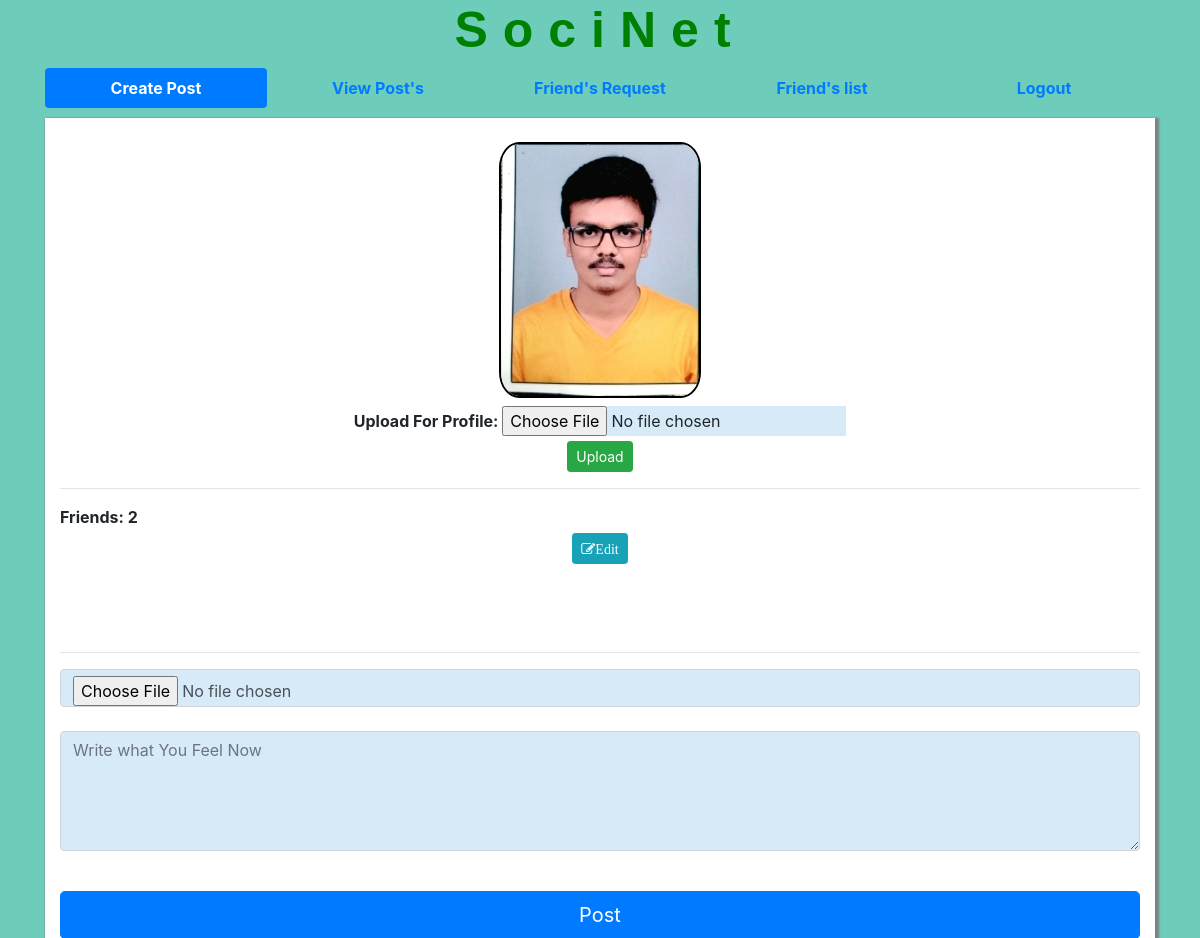
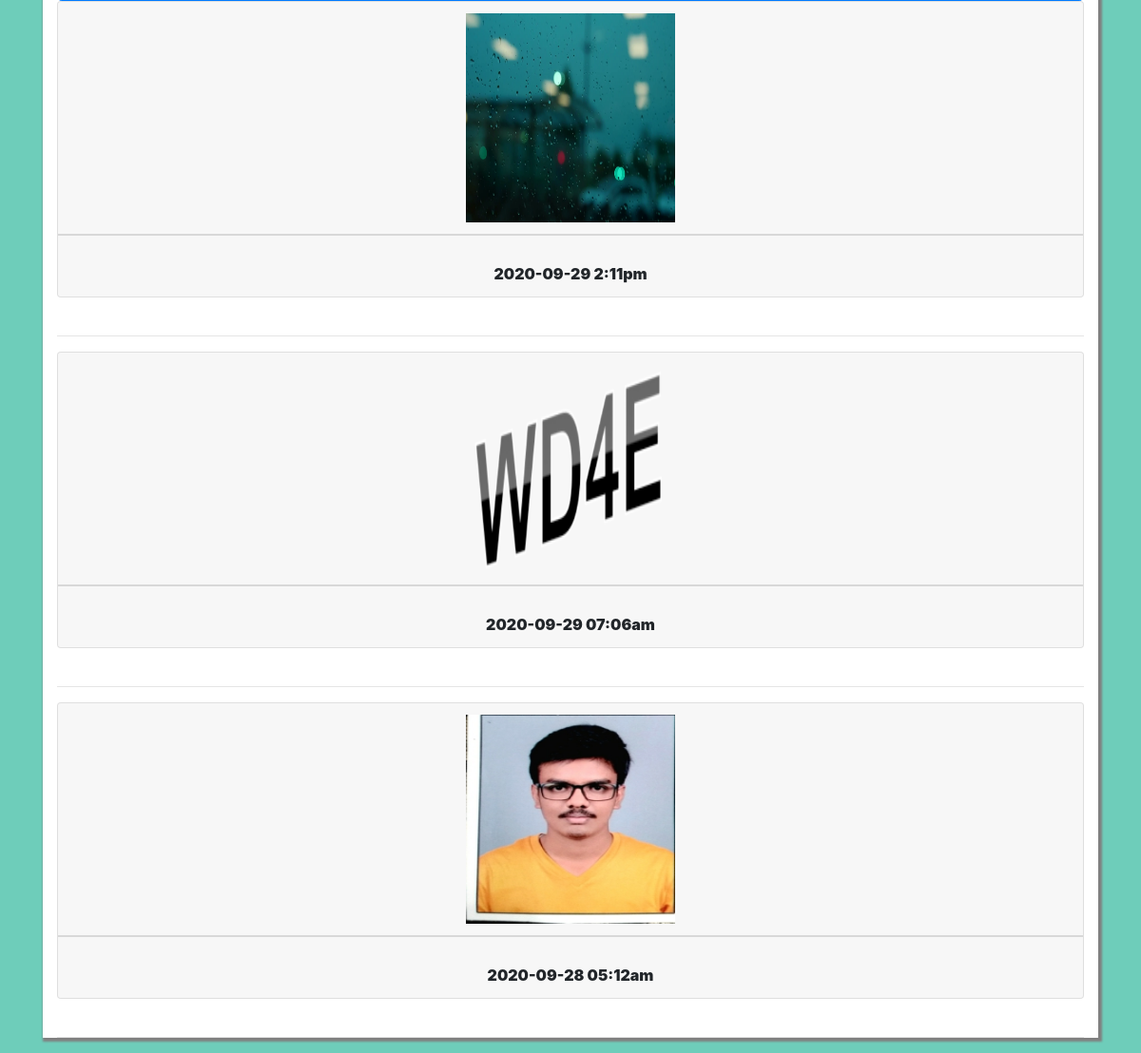
The page /userpage.php (signed in) on the database its author committed (2 pictures, top to bottom).
### tables this page shows
CREATE TABLE `post` (
  `images` varchar(255) DEFAULT NULL,
  `text` varchar(255) DEFAULT NULL,
  `pemail` varchar(255) DEFAULT NULL,
  `timep` timestamp(6) NOT NULL DEFAULT CURRENT_TIMESTAMP(6) ON UPDATE CURRENT_TIMESTAMP(6),
  `pid` int(255) NOT NULL
);

### userpage.php (the view, shortened to what this page needs)
<?php
include("process.php");
$email=$_SESSION['email'];
?>
<!DOCTYPE html>
<html>
 <head>
 </head>
 <link rel="stylesheet" href="https://stackpath.bootstrapcdn.com/bootstrap/4.5.0/css/bootstrap.min.css">
<link rel="stylesheet" href="https://cdnjs.cloudflare.com/ajax/libs/font-awesome/4.7.0/css/font-awesome.min.css">
<body>
 <div class="container text-center" >
 <h1><b><span class="symbol">SociNet</span></h1>
 <nav class="nav navbar-custom nav-pills nav-justified">
       <a class="nav-item nav-link <?php
   if(empty($_GET['get']))
    echo "active";
 ?> " data-toggle="tab"  href="#post">Create Post</a>
       <a class="nav-item nav-link" data-toggle="tab" href="#view">View Post's</a>
       <a class="nav-item nav-link <?php
   if(empty($_GET['get']))
    echo "";
 ?> " data-toggle="tab" href="#Request">Friend's Request</a>
       <a class="nav-item nav-link" data-toggle="tab" href="#list">Friend's list</a>
       <a class="nav-item nav-link"  href="Logout.php">Logout</a>
     </nav>
 </div>
 <div class="tab-content">
 <div class="container  tab-pane <?php
   if($_GET['get']==("request" || "view"))
   { echo "fade";
   }
else
echo "active";
 ?> main " id="post">
   <div class="row" id="post1">
     <div class="col-12  col-sm-12"></br>
     <form  class='text-center' action="" method="post"  enctype="multipart/form-data">
      <fieldset ><legend style="text-align:center;" id="image1">
      <?php
        $sl="select * from login where email='$email'";
        $result=mysqli_query($conn,$sl) or die(mysqli_error($sl));
        while($row=mysqli_fetch_array($result))
        {
            if(empty($row['image']) && $row['gender']=='male')
            echo "<img src='man.jpg'>";
            else if(empty($row['image']) && $row['gender']=='female')
            echo "<img src='woman.jpg'>";
            else
            echo "<img src='image/".$row['image']."'>";
        }
      ?>
      </legend>
      <label for="image">Upload For Profile:</label> <input type="file" accept="image/*" name="profile" id="image">
      </fieldset>
      <button class="btn btn-success btn-sm " name="submit">Upload</button>
       </form>
       <hr>
      Friends: <?php
      $sj="select * from friends where toemail='$email'  and response=1 or  (fremail='$email' and response=1)";
      $result1=mysqli_query($conn,$sj) or die(mysqli_error($conn));
      $count=mysqli_num_rows($result1);
      echo $count;
    ?>
    <center><button  class="btn btn-info btn-sm mt-1" onclick="display()"><i class="fa fa-edit">Edit</i></button></center>
       <hr>
      <form action="" method="post" enctype="multipart/form-data">
      <input type="file" name="profile1" class="form-control"></br>
      <textarea placeholder="Write what You Feel Now" name="text" class="form-control"></textarea></br>
      <button class="btn btn-primary btn-lg btn-block mt-3" name="postsubmit">Post</button>
      </form>
  </div>
     <div class="col-12 text-center col-sm-12">
       <?php
       $sd="select * from post where pemail='$email' order by timep desc";
       $result=mysqli_query($conn,$sd) or die(mysqli_error($conn));
       while($row=mysqli_fetch_array($result))
       {
           if(!empty($row['images']))
           {
             ?>
             <div class="card">
              <div class="card-header">
            <?php echo "<img class='insideimg' src='image/".$row['images']."'>"; ?>
             </div>
             <div class="card-footer">
            <b><?php
           $time=12-substr($row['timep'],11,2);
            if($time>0)
           echo substr($row['timep'],0,16)."am";
           else
             echo substr($row['timep'],0,11).substr($time,1,10).":".substr($row['timep'],14,2)."pm";?></b>
           </div>
           </div>
             <hr>
               <?php
           }
       }
      ?>
    </div>
    </div>
   </div>
</div>
</body>
</html>

### userpage.php (style rules this page uses)
body { background-color:#6ECDBA ; }
.main { margin:10px auto; }
.main .row { background-color:#ffffff; box-shadow:2px 2px 2px 2px grey; width:100%; margin:auto; }
.main .row legend img { max-width:220px; border-radius:10%; }
.symbol { font-size:50px; font-weight:bold; margin:auto; letter-spacing:15px; font-family:verdana,sans-serif; color:#008000 ; }
#image1 img { border:2px solid black; }
#post1 { display:block; }
input[type='file'] { background-color:#D6EAF8; }
#post1 textarea { height:120px; background-color:#D6EAF8; }
.insideimg { height:220px; max-width:220px; width:100%; }

### rows shown on the page
post: images (picture), timep "2020-09-29", timep "2", timep "11"
post: images (picture), timep "2020-09-29 07:06"
post: images (picture), timep "2020-09-28 05:12"

### other values the page prints
$count "2"
